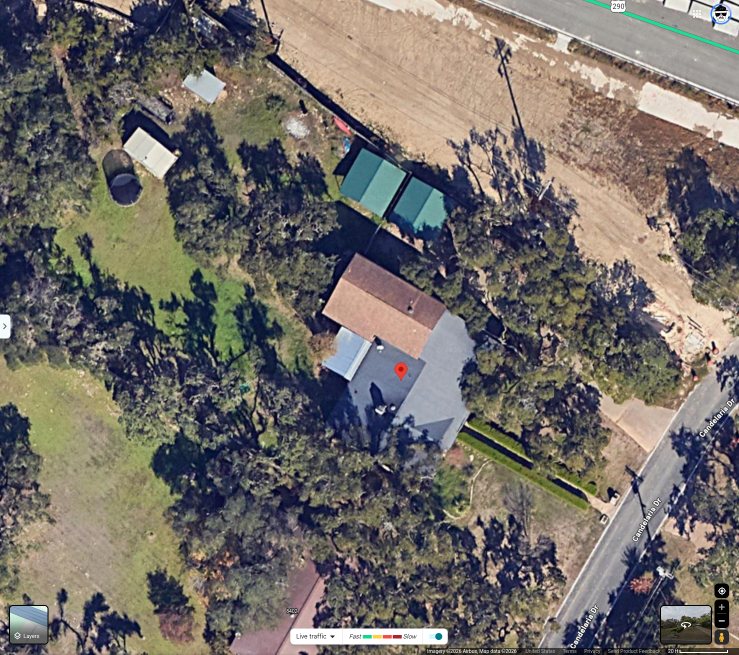
#> input picture 8400_candelaria_78737.png, 1478 x 1309 px (shown at 1/2 size)
$ python measure_plan.py
#> lines starting #> are read from the running program, lines starting #| are printed output that depends on the picture
### tools/site_plan.py
# /// script
# requires-python = ">=3.11"
# dependencies = ["pillow"]
# ///
"""Annotated site plan of the north yard, drawn over the Google Maps aerial.

Coordinates are in feet on a lot-aligned grid: the aerial is rotated 29 deg CCW
so the house and Candelaria Dr are square to the frame. +x runs ESE toward
Candelaria Dr, +y runs SSW away from US-290. Scale comes from the map's 20 ft bar
(96.5 px), which agrees with the tape-measured 20x40 canopy footprint to ~10%.

The property line comes from the Travis CAD parcel map (see PARCEL below).

Run: uv run tools/site_plan.py
"""

import math
from pathlib import Path

from PIL import Image, ImageDraw, ImageFont

REPO = Path(__file__).resolve().parent.parent
SRC = REPO / "8400_candelaria_78737.png"
OUT = REPO / "site" / "north-yard.png"

PX_PER_FT = 96.5 / 20
ROTATE_DEG = 29
UPSCALE = 2
VIEW = (60, 95, 285, 235)  # x0, y0, x1, y1 in feet

WHITE = (255, 255, 255)
YELLOW = (255, 255, 120)
ORANGE = (255, 150, 40)
RED = (255, 70, 70)
GREEN = (80, 220, 120)
BLUE = (120, 190, 255)
MAGENTA = (255, 110, 230)
PURPLE = (200, 140, 255)
CYAN = (90, 230, 255)

# Survey plat: Samford & Associates, Apr 16 1991 (rev Apr 18 1991), Lot 176,
# Granada Hills Amended (Vol. 55 Pg. 69, Plat Records of Travis County).
# Bearings as true azimuths (degrees), distances in feet. The back line,
# N30°00'E 155.05', closes to 0.01 ft.
SV_FRONT = (30 + 5 / 60, 114.95)  # N30°05'E along Candelaria Dr, south pin -> north pin
SV_NORTH = (360 - (50 + 46 / 60), 253.50)  # N50°46'W, US-290 side, front -> back
SV_SOUTH = (360 - (59 + 52 / 60), 250.05)  # N59°52'W, south neighbor side, front -> back

Pt = tuple[float, float]


def _dir(az: float) -> Pt:
    r = math.radians(az)
    return (math.sin(r), math.cos(r))


def _step(p: Pt, az: float, dist: float) -> Pt:
    u = _dir(az)
    return (p[0] + dist * u[0], p[1] + dist * u[1])


# Corners in east/north feet from the front-south pin.
_FS = (0.0, 0.0)
_FN = _step(_FS, *SV_FRONT)
_RN = _step(_FN, *SV_NORTH)
_RS = _step(_FS, *SV_SOUTH)


def st(s: float, t: float) -> Pt:
    """Survey-local point: s ft back from the front line along the south line, t ft toward US-290."""
    return _step(_step(_FS, SV_SOUTH[0], s), SV_SOUTH[0] + 90, t)


def offset_line(a: Pt, b: Pt, dist: float, toward: Pt) -> tuple[Pt, Pt]:
    """Line a-b shifted `dist` ft toward the side containing `toward`."""
    dx, dy = b[0] - a[0], b[1] - a[1]
    n = (-dy / math.hypot(dx, dy), dx / math.hypot(dx, dy))
    if (toward[0] - a[0]) * n[0] + (toward[1] - a[1]) * n[1] < 0:
        n = (-n[0], -n[1])
    return (a[0] + dist * n[0], a[1] + dist * n[1]), (b[0] + dist * n[0], b[1] + dist * n[1])


def intersect(l1: tuple[Pt, Pt], l2: tuple[Pt, Pt]) -> Pt:
    (x1, y1), (x2, y2) = l1
    (x3, y3), (x4, y4) = l2
    den = (x1 - x2) * (y3 - y4) - (y1 - y2) * (x3 - x4)
    a, b = x1 * y2 - y1 * x2, x3 * y4 - y3 * x4
    return ((a * (x3 - x4) - (x1 - x2) * b) / den, (a * (y3 - y4) - (y1 - y2) * b) / den)


# House walls rebuilt from the plat's dimensions and ties (44.6 / 35.2 ft to the US-290
# line, 22.9 / 22.7 ft to the south line). The north wall is 62.0 ft as laser-measured
# (owner, Oct 2026: A->B), which matches the plat drawing; the NE tie then checks to ~0.6 ft.
HOUSE_ST = [
    (56.7, 22.7), (100.8, 22.9), (100.8, 68.8), (126.2, 68.8), (126.2, 90.1),
    (64.2, 90.1), (64.2, 57.6), (69.2, 57.6), (69.2, 50.4), (56.7, 50.4),
]
PORCH_ST = [(54.5, 57.6), (64.2, 57.6), (64.2, 90.1), (54.5, 90.1)]  # CAD open porch 315 sq ft
# CAD attached garage 441 sq ft = 21 x 21, at the house's NE corner behind the porch
# (owner marked it on the plat). The door faces north, onto the concrete driveway.
# Inside 19'-6" x 20'-2" (laser, Oct 15 2026), which fits.
GARAGE_ST = [(64.2, 69.1), (85.2, 69.1), (85.2, 90.1), (64.2, 90.1)]
GARAGE_DOOR = (st(74.7, 90.1), st(74.7, 98))  # arrow out of the north wall
HOUSE_NW = st(126.2, 90.1)  # point A on the measurement plan

_CENTER = ((_FS[0] + _RN[0]) / 2, (_FS[1] + _RN[1]) / 2)
BUILDING_LINE = (
    intersect(offset_line(_FS, _FN, 45, _CENTER), (_FS, _RS)),
    intersect(offset_line(_FS, _FN, 45, _CENTER), (_FN, _RN)),
)  # 45' B.L. (plat), measured from the front line
PUE = [
    (intersect(offset_line(_RS, _RN, w, _CENTER), (_FS, _RS)), intersect(offset_line(_RS, _RN, w, _CENTER), (_FN, _RN)))
    for w in (7.5, 10)
]  # 7.5' and 10' P.U.E. (plat) along the back line
# Plat shows "Well" ~28 ft in from the back line and ~12 ft from the US-290 line (read off
# the sketch, +/-3 ft).
WELL = intersect(offset_line(_RS, _RN, 28, _CENTER), offset_line(_FN, _RN, 12, _CENTER))
# 1991 electric service: from the overhead line on the back line to the house's back wall,
# ~30 ft north of the south line. The overhead line on the back line has since been removed
# (owner, Oct 2026, with the redevelopment next door), so the house's current feed is unknown.
ELECTRIC_1991 = (intersect((st(0, 30), st(1, 30)), (_RS, _RN)), st(100.8, 30))

# Register to the aerial frame: the house's NW wall corner sits ~1.5 ft inside the
# roof corner seen at (180, 168).
ANCHOR_SITE = (181.5, 169.5)


def en_to_site(p: Pt) -> Pt:
    r = _dir(ROTATE_DEG + 90), _dir(ROTATE_DEG)
    x = p[0] * r[0][0] + p[1] * r[0][1]
    y = -(p[0] * r[1][0] + p[1] * r[1][1])
    ax = HOUSE_NW[0] * r[0][0] + HOUSE_NW[1] * r[0][1]
    ay = -(HOUSE_NW[0] * r[1][0] + HOUSE_NW[1] * r[1][1])
    return (x - ax + ANCHOR_SITE[0], y - ay + ANCHOR_SITE[1])


def site(pts) -> list[Pt]:
    return [en_to_site(p) for p in pts]


# Front-south, front-north (US-290), back-north, back-south.
PARCEL = site([_FS, _FN, _RN, _RS])
HOUSE = site(st(*q) for q in HOUSE_ST)
PORCH = site(st(*q) for q in PORCH_ST)
GARAGE = site(st(*q) for q in GARAGE_ST)


class Plan:
    def __init__(self, view: tuple[int, int, int, int] = VIEW) -> None:
        self.view = view
        raw = Image.open(SRC).convert("RGB").rotate(
            ROTATE_DEG, expand=True, resample=Image.BICUBIC, fillcolor=(40, 40, 40)
        )
        self.box = tuple(round(v * PX_PER_FT) for v in view)
        w, h = self.box[2] - self.box[0], self.box[3] - self.box[1]
        self.img = raw.crop(self.box).resize((w * UPSCALE, h * UPSCALE), Image.LANCZOS)
        self.d = ImageDraw.Draw(self.img, "RGBA")

    def p(self, x: float, y: float) -> tuple[float, float]:
        return (
            (x * PX_PER_FT - self.box[0]) * UPSCALE,
            (y * PX_PER_FT - self.box[1]) * UPSCALE,
        )

    def grid(self, step: int = 10) -> None:
        x0, y0, x1, y1 = self.view
        for ft in range(x0, x1 + 1, step):
            self.d.line([self.p(ft, y0), self.p(ft, y1)], fill=(255, 255, 255, 40))
        for ft in range(y0, y1 + 1, step):
            self.d.line([self.p(x0, ft), self.p(x1, ft)], fill=(255, 255, 255, 40))

    def line(self, pts, fill, width=4, dash: bool = False) -> None:
        for a, b in zip(pts, pts[1:]):
            if not dash:
                self.d.line([self.p(*a), self.p(*b)], fill=fill, width=width)
                continue
            (xa, ya), (xb, yb) = self.p(*a), self.p(*b)
            length = ((xb - xa) ** 2 + (yb - ya) ** 2) ** 0.5
            on, off, t = 14, 10, 0.0
            while t < length:
                s, e = t / length, min(t + on, length) / length
                self.d.line(
                    [(xa + (xb - xa) * s, ya + (yb - ya) * s), (xa + (xb - xa) * e, ya + (yb - ya) * e)],
                    fill=fill,
                    width=width,
                )
                t += on + off

    def poly(self, pts, outline, fill=None, width=4, dash: bool = False) -> None:
        if fill:
            self.d.polygon([self.p(*q) for q in pts], fill=fill)
        self.line([*pts, pts[0]], outline, width, dash)

    def label(self, x: float, y: float, text: str, fill=WHITE, size: int = 20) -> None:
        font = ImageFont.load_default(size=size)
        l, t, r, b = self.d.multiline_textbbox(self.p(x, y), text, font=font)
        self.d.rectangle([l - 6, t - 4, r + 6, b + 4], fill=(0, 0, 0, 175))
        self.d.multiline_text(self.p(x, y), text, fill=fill, font=font)

    # [6 lines left out: function dim, not called in this run]

    def scale_bar(self, feet: int = 20) -> None:
        x1, y1 = self.view[2], self.view[3]
        a, b = self.p(x1 - feet - 8, y1 - 6), self.p(x1 - 8, y1 - 6)
        self.d.rectangle([a[0] - 8, a[1] - 30, b[0] + 8, a[1] + 12], fill=(0, 0, 0, 175))
        self.d.line([a, b], fill=WHITE, width=4)
        self.d.text((a[0], a[1] - 26), f"{feet} ft", fill=WHITE, font=ImageFont.load_default(size=18))


def draw_survey(plan: Plan) -> None:
    """Property line, plat easements and building line, well, and the house as surveyed."""
    for a, b in PUE:
        plan.line(site([a, b]), PURPLE, width=2, dash=True)
    plan.line(site(BUILDING_LINE), PURPLE, width=2, dash=True)
    plan.poly(PARCEL, PURPLE, width=4)
    plan.poly(HOUSE, BLUE, width=4)
    plan.poly(PORCH, BLUE, width=2, dash=True)
    plan.poly(GARAGE, BLUE, fill=(120, 190, 255, 70), width=3)
    tail, tip = site(GARAGE_DOOR)
    plan.line([tail, tip], WHITE, width=5)
    (tx, ty), (bx, by) = plan.p(*tip), plan.p(*tail)
    ux, uy = (tx - bx) / math.hypot(tx - bx, ty - by), (ty - by) / math.hypot(tx - bx, ty - by)
    plan.d.polygon([(tx + 10 * ux, ty + 10 * uy), (tx - 10 * uy, ty + 10 * ux), (tx + 10 * uy, ty - 10 * ux)], fill=WHITE)
    cx, cy = plan.p(*en_to_site(WELL))
    plan.d.ellipse([cx - 10, cy - 10, cx + 10, cy + 10], outline=CYAN, width=4)


def north_line_y(x: float) -> float:
    """y of the surveyed US-290 line at a given x (site frame)."""
    (x0, y0), (x1, y1) = PARCEL[2], PARCEL[1]
    return y0 + (x - x0) * (y1 - y0) / (x1 - x0)


FIELD_POINTS = REPO / "site" / "field-points.json"
# The US-290 fence (owner, Oct 2026). West of the gap between the old canopies it follows
# the owner's trace on a newer aerial (mapped with a similarity fit on the house roof and
# canopy corners, residuals <= 2 ft). At that gap it bends and runs along the highway side
# of the house-side canopy, roughly parallel to the house; laser shot 4 (B -> fence 42.0 ft)
# fits that line. Shot 3 hit near the bend and read long. To be checked with a tape.
FENCE_TRACE = [(62.9, 102.7), (183.0, 128.0), (205.0, 128.3), (243.5, 128.7)]

# Building B (owner, Oct 11 2026): 23 x 43 ft, square to the house. The north wall stays
# where the 20 x 40 had it (5 ft inside the surveyed line at the NE corner); the west end
# sits 10 ft from the septic pipe and the east end at the oak's drip line. NW, NE, SE, SW.
SITE_B = [(149.5, 131.5), (192.5, 131.5), (192.5, 154.5), (149.5, 154.5)]


# [88 lines left out: functions draw_field, main, not called in this run]


# [2 lines that do not run on import are left out]

### tools/measure_plan.py
# /// script
# requires-python = ">=3.11"
# dependencies = ["pillow"]
# ///
"""Field-measurement key map: house reference corners A/B/C and numbered shots.

Same lot-aligned foot grid as site_plan.py. Numbers on the map match the table
in site/measurements.md. A, B and C are wall corners from the 1991 survey; the
septic system and the large oak are unknown, so they are only flagged.

Run: uv run tools/measure_plan.py
"""

import math

from PIL import ImageFont
from site_plan import (
    BLUE, CYAN, GREEN, HOUSE, MAGENTA, RED, REPO, WELL, YELLOW,
    Plan, draw_survey, en_to_site, north_line_y,
)

OUT = REPO / "site" / "measure-plan.png"
VIEW = (55, 100, 275, 250)

A, B, C = HOUSE[4], HOUSE[5], HOUSE[3]  # NW corner, NE corner (garage), wing's SW corner


def fence_y(x: float) -> float:
    """Fence as traced on the aerial."""
    return 116.8 + (x - 105) * (11.2 / 78) if x <= 183 else 128 + (x - 183) * (5 / 32)


F1, F2, F3 = (A[0], fence_y(A[0])), (B[0], fence_y(B[0])), (90, fence_y(90))


def marker(plan: Plan, pt, text: str, fill, r: int = 16) -> None:
    x, y = plan.p(*pt)
    plan.d.ellipse([x - r, y - r, x + r, y + r], fill=fill, outline=(0, 0, 0), width=2)
    font = ImageFont.load_default(size=24)
    plan.d.text((x, y), text, fill=(0, 0, 0), font=font, anchor="mm")


def shot(plan: Plan, a, b, num: str, at, fill=YELLOW, dash: bool = False) -> None:
    plan.line([a, b], fill, width=4, dash=dash)
    x, y = plan.p(*b)
    plan.d.ellipse([x - 6, y - 6, x + 6, y + 6], fill=fill)
    plan.label(*at, num, fill=fill, size=24)


def main() -> None:
    plan = Plan(view=VIEW)
#> in __init__, `raw = Image.open(SRC).convert("RGB").rotate( ROTATE_DEG, expand=True, ..`:
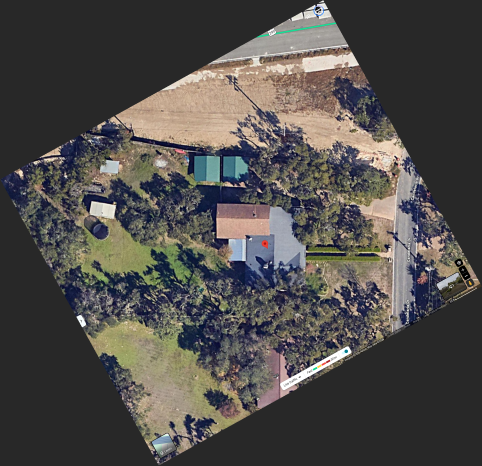
#> raw: PIL image 1928x1863 RGB (shown at 1/4 size); mean R, G, B 79.6, 76.8, 74.3
#> in __init__, `self.img = raw.crop(self.box).resize((w * UPSCALE, h * UPSCALE), Image..`:
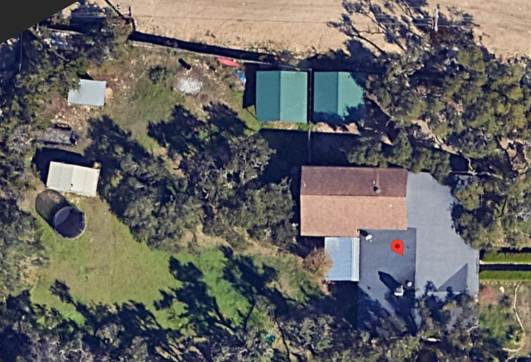
#> self.img: PIL image 2124x1448 RGB (shown at 1/4 size); mean R, G, B 99.5, 98.3, 96.5
    plan.grid()

    draw_survey(plan)
    plan.line([(100, 116.1), (183, 128)], RED, width=4)
    plan.line([(183, 128), (232, 135.6)], RED, width=4, dash=True)
    plan.label(184.5, 131, "old photo: only the house,\nfences + driveway remain", fill=(255, 190, 110), size=18)
#> in label, `l, t, r, b = self.d.multiline_textbbox(self.p(x, y), text, font=font)`: l = 1250.4; t = 305.2; r = 1461.4; b = 344.2
    plan.label(222, 180, "garage", fill=(160, 210, 255), size=18)

    # 1-2 baseline along the house walls (calibration against the survey).
    plan.label(208, 172, "1", fill=BLUE, size=24)
    plan.label(183, 178, "2", fill=BLUE, size=24)

    # 3-4 square off the north wall to the fence -> tape marks F1, F2.
    shot(plan, A, F1, "3", at=(183, 140))
    shot(plan, B, F2, "4", at=(242.5, 150))
    plan.label(172, 120.5, "F1", fill=(255, 150, 150), size=20)
    plan.label(242, 128, "F2", fill=(255, 150, 150), size=20)

    # 5-6 far-west fence mark F3, tied to A and to F1.
    shot(plan, A, F3, "5", at=(118, 136), dash=True)
    shot(plan, F1, F3, "6", at=(132, 113.5))
    plan.label(84, 105, "F3", fill=(255, 150, 150), size=20)

    # 19 the well on the 1991 plat, if it is still there.
    well = en_to_site(WELL)
    plan.label(well[0] + 2.5, well[1] + 1.5, "19 well?", fill=CYAN, size=20)

    # Unknowns: large oak, septic, east oaks, drive.
    plan.label(118, 172, "9-12  BIG OAK\ntrunk from A + B\n(F1 as a check),\ngirth, drip line", fill=MAGENTA, size=22)
    plan.label(92, 205, "13-14  SEPTIC\nbucket on each lid / corner,\nshoot from A, B, F1 (C if west)", fill=MAGENTA, size=22)
    plan.label(250, 128, "15  east oak\ntrunks", fill=GREEN, size=20)
    plan.label(252, 160, "16 drive gap\n17 branches", size=20)

    marker(plan, A, "A", BLUE)
    marker(plan, B, "B", BLUE)
    marker(plan, C, "C", BLUE)

    plan.label(57, 240, "Lettered = fixed points (surveyed wall corners). Numbered = shots (site/measurements.md). Grid = 10 ft.", size=18)
    plan.scale_bar()

    OUT.parent.mkdir(parents=True, exist_ok=True)
    plan.img.save(OUT)
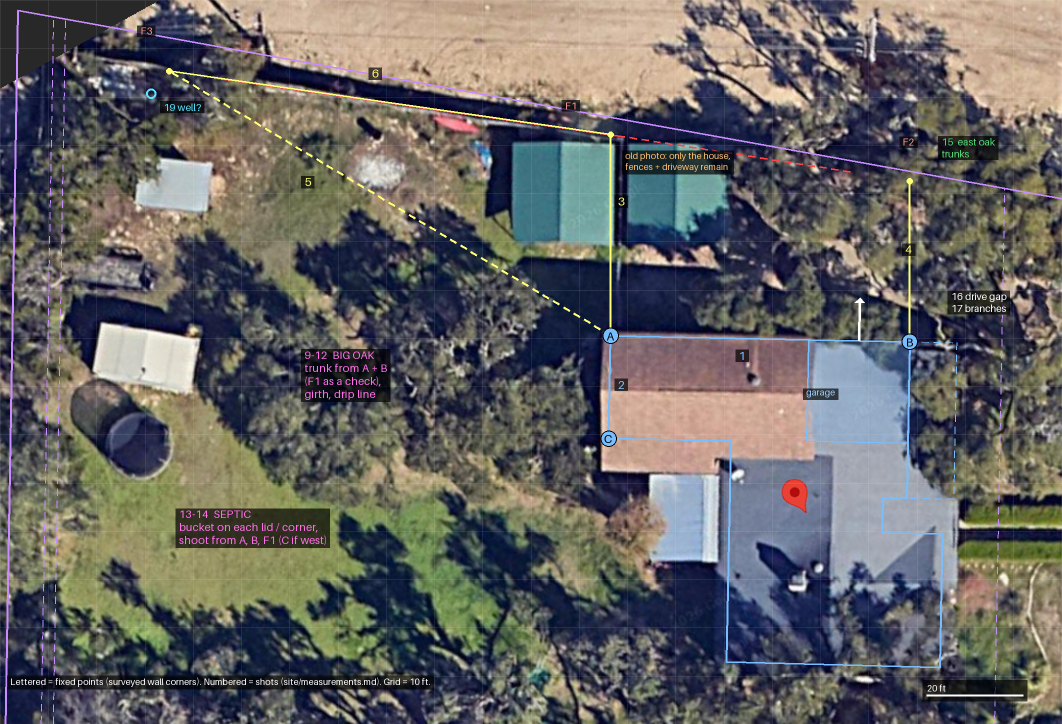
#> saved as measure-plan.png: PIL image 2124x1448 RGB (shown at 1/2 size); mean R, G, B 100, 98.5, 97.7
    print(f"wrote {OUT.relative_to(REPO)} {plan.img.size}")
#| wrote site/measure-plan.png (2124, 1448)
    est = {
        "1 A-B": math.dist(A, B), "2 A-C": math.dist(A, C),
        "3 A-fence (aerial)": A[1] - F1[1], "3 A-line (survey, vertical)": A[1] - north_line_y(A[0]),
        "4 B-fence (aerial)": B[1] - F2[1], "5 A-F3": math.dist(A, F3), "6 F1-F3": math.dist(F1, F3),
        "19 A-well": math.dist(A, well), "19 F1-well": math.dist(F1, well),
    }
    for k, v in est.items():
        print(f"  {k}: {v:.1f}")


if __name__ == "__main__":
    main()

$ run again, with site/envelope.png copied over 8400_candelaria_78737.png
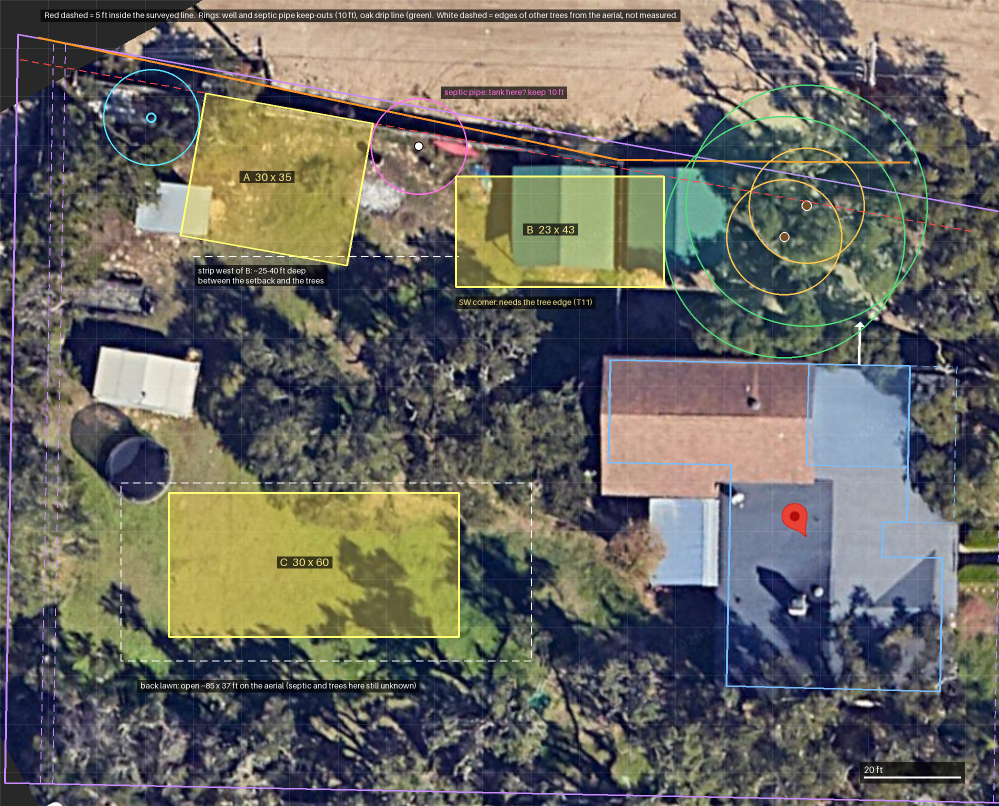
#> input picture site/envelope.png, 1998 x 1612 px (shown at 1/2 size)
#> in __init__, `raw = Image.open(SRC).convert("RGB").rotate( ROTATE_DEG, expand=True, ..`:
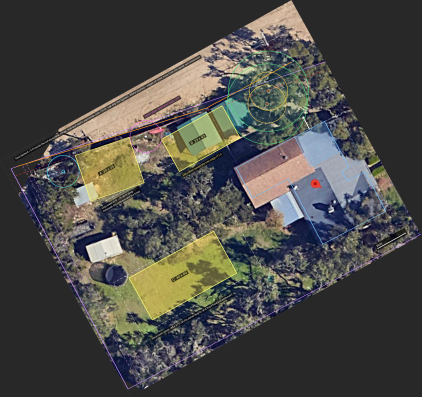
#> raw: PIL image 2530x2380 RGB (shown at 1/6 size); mean R, G, B 74.8, 73.9, 70.2
#> l = 1250.4; t = 305.2; r = 1461.4; b = 344.2
#> in main, `plan.img.save(OUT)`:
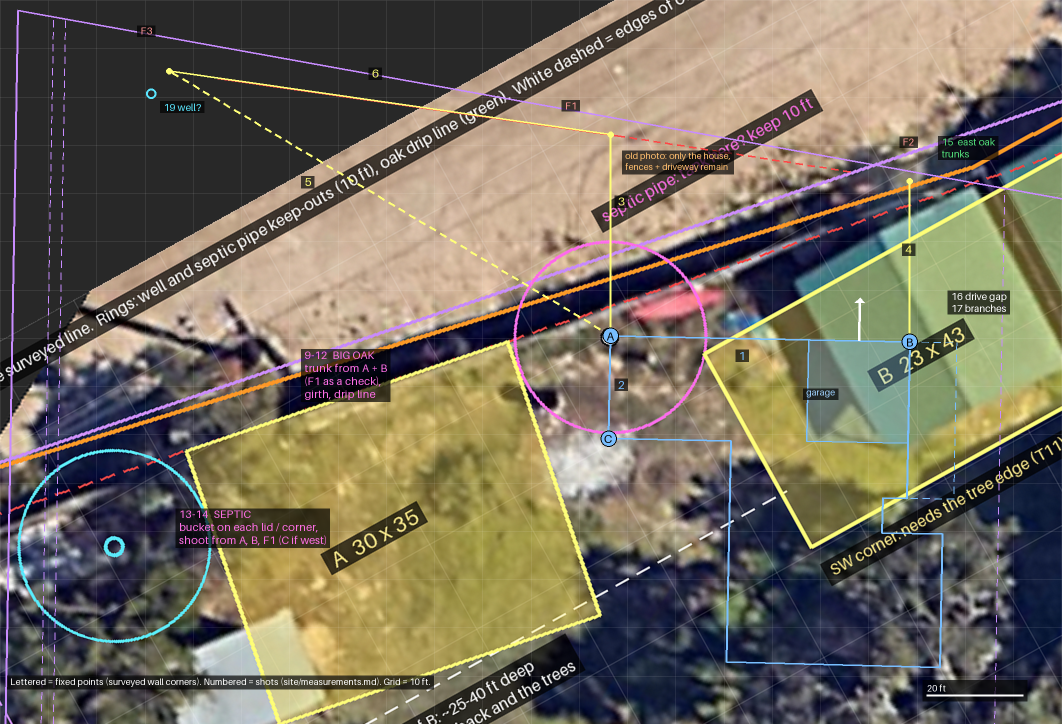
#> saved as measure-plan.png: PIL image 2124x1448 RGB (shown at 1/2 size); mean R, G, B 115.2, 107.3, 92.2
#| wrote site/measure-plan.png (2124, 1448)
